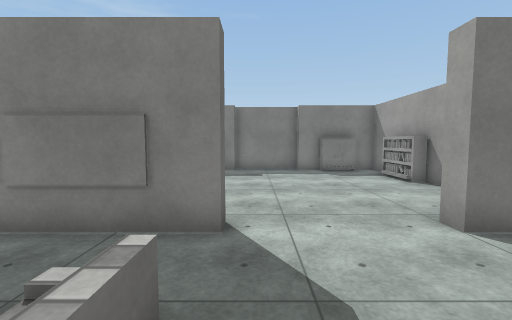
[1] (above)

12 first-person views from a walk through a scene from a Unity 3-D project. The camera is 1.3 m above the floor, tilts 4° down and sees 90° across. The floor is counted in squares, 1 m on a side. Each view is taken from the middle of a square. On the plan, view 1 faces up. The plan holds only what a view shows up to about 13 squares ahead; the rest is blank. Surface patterns are stand-ins for the level's own textures.

[2]
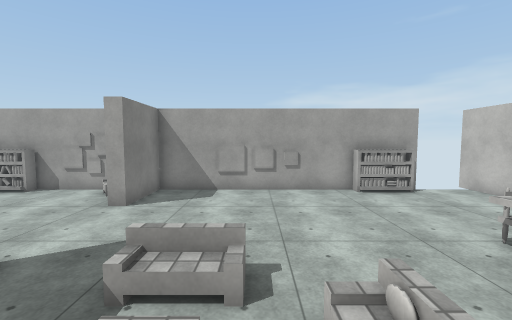

[3]
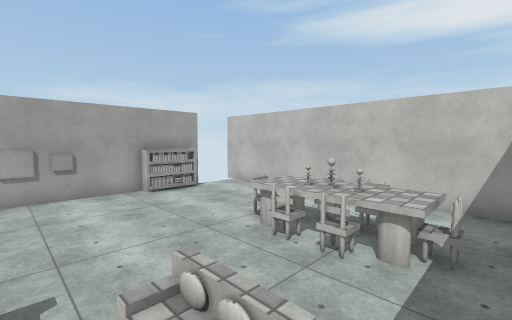

[4]
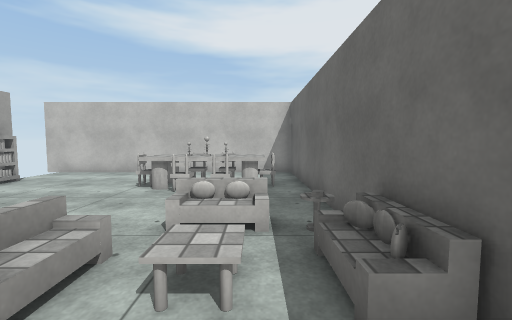

[5]
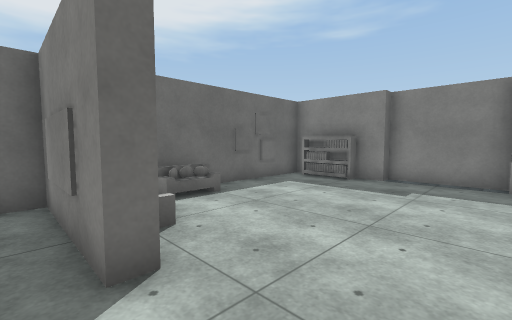

[6]
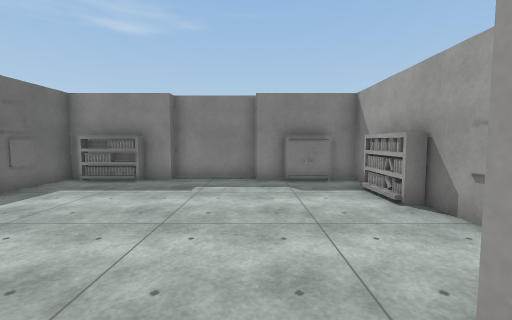

[7]
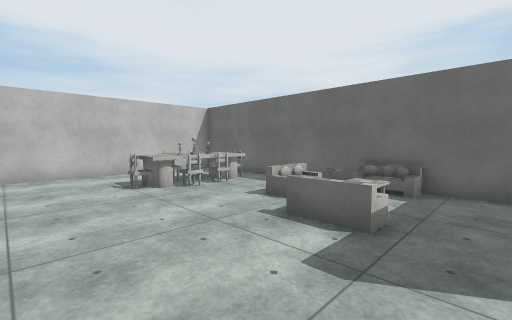

[8]
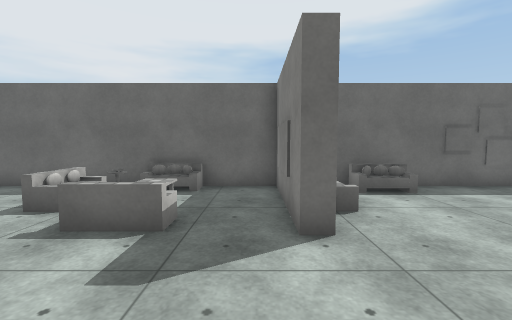

[9]
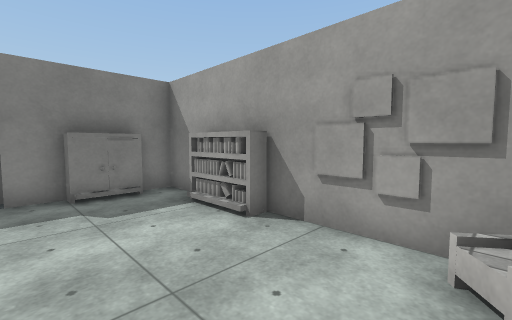

[10]
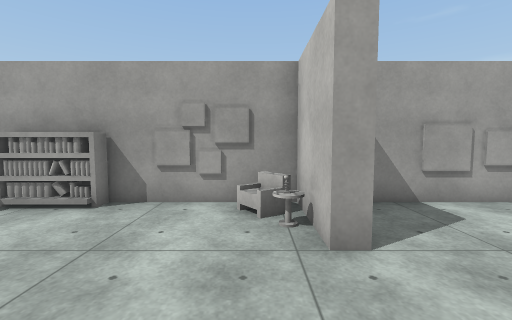

[11]
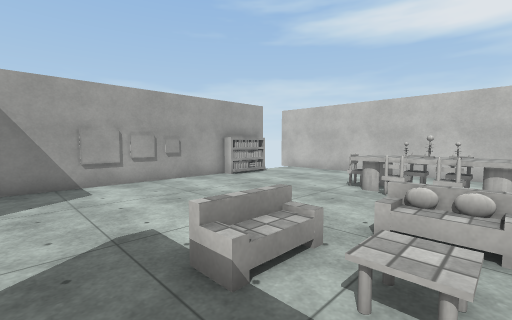

[12]
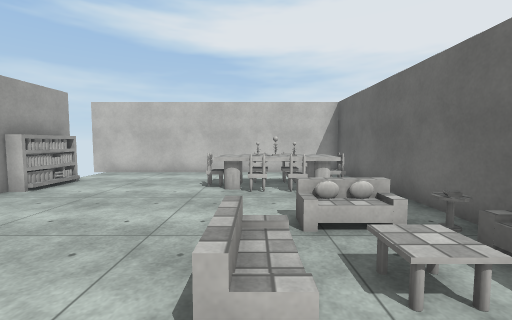

### Floor plan
Key: @ floor where view 1 was taken; # wall or solid block; x gap in a wall; . main floor; : floor 1 m higher than the main floor; / step, stairs or slope; v drop or lower ground; O other object.
Columns run from 5 left of view 1 to 6 right of it. Each row starts with its distance up from view 1.
 13     ####
 12 ##O##..##O##
 11 #..........#
 10 #.........O#
  9 #.........O#
  8 #.........O#
  7 #O.........#
  6 #v.........#
  5 #O........O#
  4 ##O##....###
  3 #..........#
  2 #...O......#
  1 #O//O......#
  0 #/../@.....#
 -1 #OOO.......#
 -2 #..........#
 -3 #..........#
 -4 #.OOOO....O#
 -5 #.::::....O#
 -6 #..........x
 -7 #..........
 -8 ############

Where each view was taken, in squares from view 1:
view 1: 0 up, 0 right, facing up
view 2: 0 up, 4 left, facing right
view 3: 0 up, 4 left, facing down-right
view 4: 3 up, 3 left, facing down
view 5: 3 up, 2 right, facing up-left
view 6: 3 up, 2 right, facing up
view 7: 3 up, 3 right, facing down-left
view 8: 3 up, 3 right, facing left
view 9: 5 up, 2 right, facing up-right
view 10: 5 up, 0 right, facing right
view 11: 3 up, 3 left, facing down-right
view 12: 3 up, 1 left, facing down
